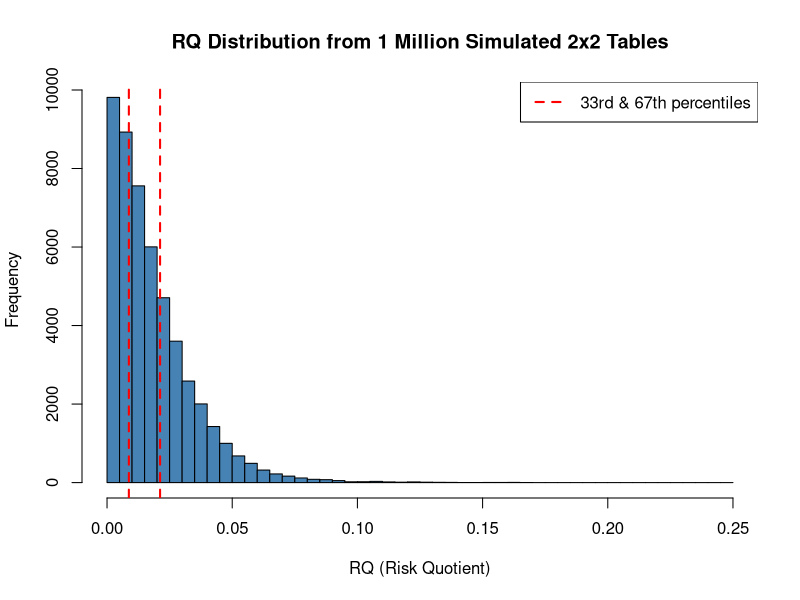

This figure's R source:
# RQ Simulation - Corrected Formula (Base R only, NA handling)
# Establishes empirical cutoffs for RQ based on realistic trial distributions

set.seed(42)

n_sims <- 50000 # 1 million simulations

results <- data.frame(
  p  = numeric(n_sims),
  RQ = numeric(n_sims)
)

valid <- 0
cat("Starting RQ simulation...\n")
pb <- txtProgressBar(min = 0, max = n_sims, style = 3)

while (valid < n_sims) {
  
  # Generate realistic trial parameters
  n_control <- sample(30:1200, 1)
  n_treat   <- sample(30:1200, 1)
  p_control <- runif(1, 0.03, 0.60)
  true_rr   <- runif(1, 0.20, 3.0)   # generates cutoffs for RR=1 only
  true_rr   <- 1.0 # generates cutoffs for RR=1 only
  
  # Cap probability at 1.0 to avoid NA in rbinom
  p_treat <- min(p_control * true_rr, 1.0)
  
  # Generate 2x2 table
  events_control <- rbinom(1, n_control, p_control)
  events_treat   <- rbinom(1, n_treat, p_treat)
  
  a <- events_treat
  b <- n_treat - events_treat
  c <- events_control
  d <- n_control - events_control
  
  # Validity checks - handle NAs explicitly
  if (any(is.na(c(a, b, c, d)))) next
  if (min(a, b, c, d) < 0) next
  if (a+b == 0 || c+d == 0 || a+c == 0 || b+d == 0) next
  
  # Calculate p-value
  ft <- tryCatch(
    fisher.test(matrix(c(a, b, c, d), nrow = 2), alternative = "two.sided"),
    error = function(e) NULL
  )
  if (is.null(ft)) next
  
  p <- ft$p.value
  
  # CORRECT RQ CALCULATION (FRAGILITY_METRICS.md v10.2.2)
  total <- a + b + c + d
  
  # Expected values under independence
  expected_a <- (a + b) * (a + c) / total
  expected_b <- (a + b) * (b + d) / total
  expected_c <- (c + d) * (a + c) / total
  expected_d <- (c + d) * (b + d) / total
  
  # RRI = (1/k) * sum(|O - E|) where k=4 for 2x2 table
  rri <- (abs(a - expected_a) + abs(b - expected_b) + 
            abs(c - expected_c) + abs(d - expected_d)) / 4
  
  # RQ = RRI / (N/k)
  rq <- rri / (total / 4)
  
  # Validity check for RQ
  if (is.na(rq) || rq < 0 || rq > 1) next
  
  # Store results
  valid <- valid + 1
  results$p[valid] <- p
  results$RQ[valid] <- rq
  
  if (valid %% 10000 == 0) setTxtProgressBar(pb, valid)
}

close(pb)
cat("\nSimulation complete! Generated", valid, "valid tables.\n\n")

# Calculate reference percentiles
cat("RQ Percentiles:\n")
rq_percentiles <- quantile(results$RQ, 
                           probs = c(0.01, 0.05, 0.10, 0.25, 0.33, 0.50, 
                                     0.67, 0.75, 0.90, 0.95, 0.99))
print(round(rq_percentiles, 4))

# Summary statistics
cat("\nRQ Summary Statistics:\n")
cat("Mean:  ", round(mean(results$RQ), 4), "\n")
cat("Median:", round(median(results$RQ), 4), "\n")
cat("SD:    ", round(sd(results$RQ), 4), "\n")

# Proposed cutoffs based on simulation
cat("\nProposed Empirical Cutoffs:\n")
cat("Low robustness (near neutrality):  RQ < ", round(rq_percentiles["33%"], 3), "\n")
cat("Medium robustness:                 RQ ", round(rq_percentiles["33%"], 3), 
    " - ", round(rq_percentiles["67%"], 3), "\n")
cat("High robustness (far from null):   RQ > ", round(rq_percentiles["67%"], 3), "\n")

# Save results
write.csv(results, "rq_simulation_results.csv", row.names = FALSE)
cat("\nResults saved as 'rq_simulation_results.csv' in", getwd(), "\n")

# Create distribution plot (base R)
png("rq_distribution.png", width = 1000, height = 600, res = 100)
hist(results$RQ, breaks = 50, col = "steelblue", 
     main = "RQ Distribution from 1 Million Simulated 2x2 Tables",
     xlab = "RQ (Risk Quotient)", 
     ylab = "Frequency")
abline(v = rq_percentiles[c("33%", "67%")], col = "red", lty = 2, lwd = 2)
legend("topright", legend = "33rd & 67th percentiles", col = "red", lty = 2, lwd = 2)
dev.off()
cat("Distribution plot saved as 'rq_distribution.png'\n")
